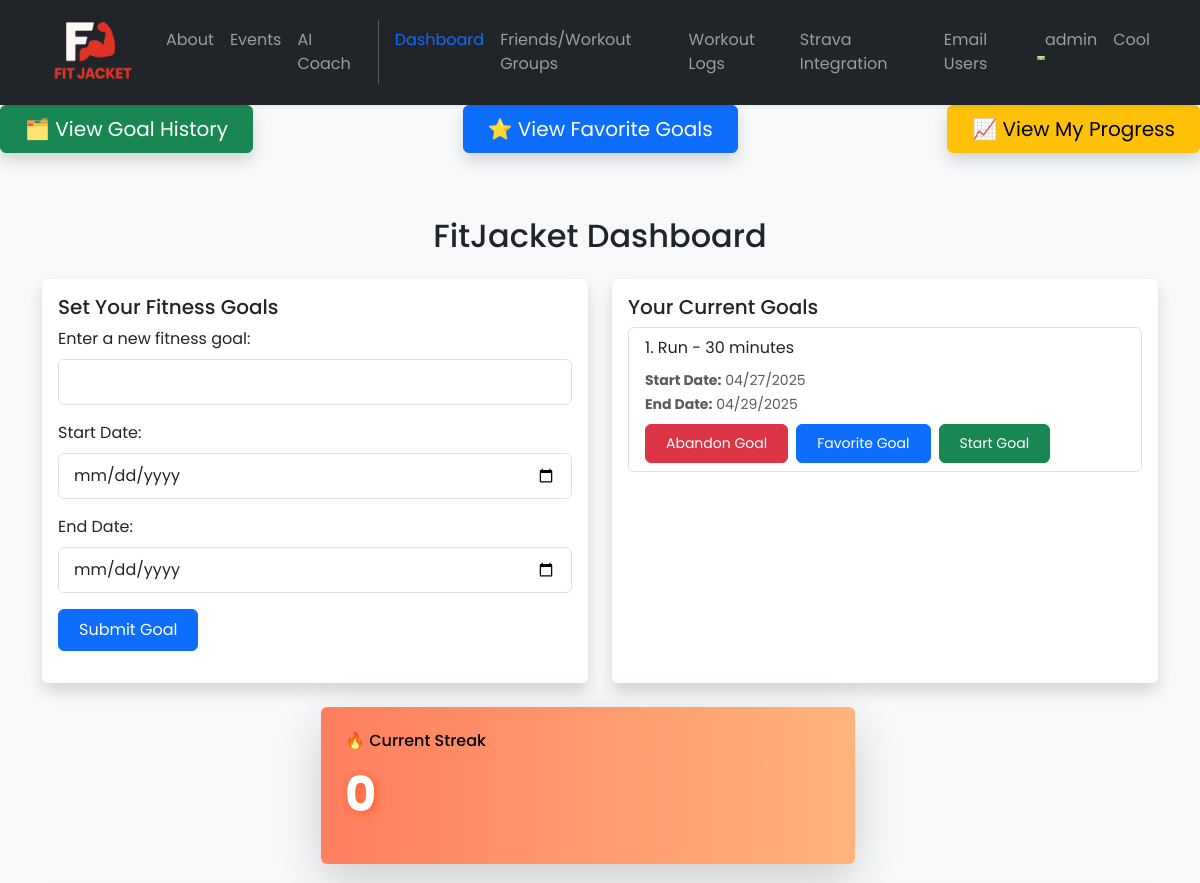
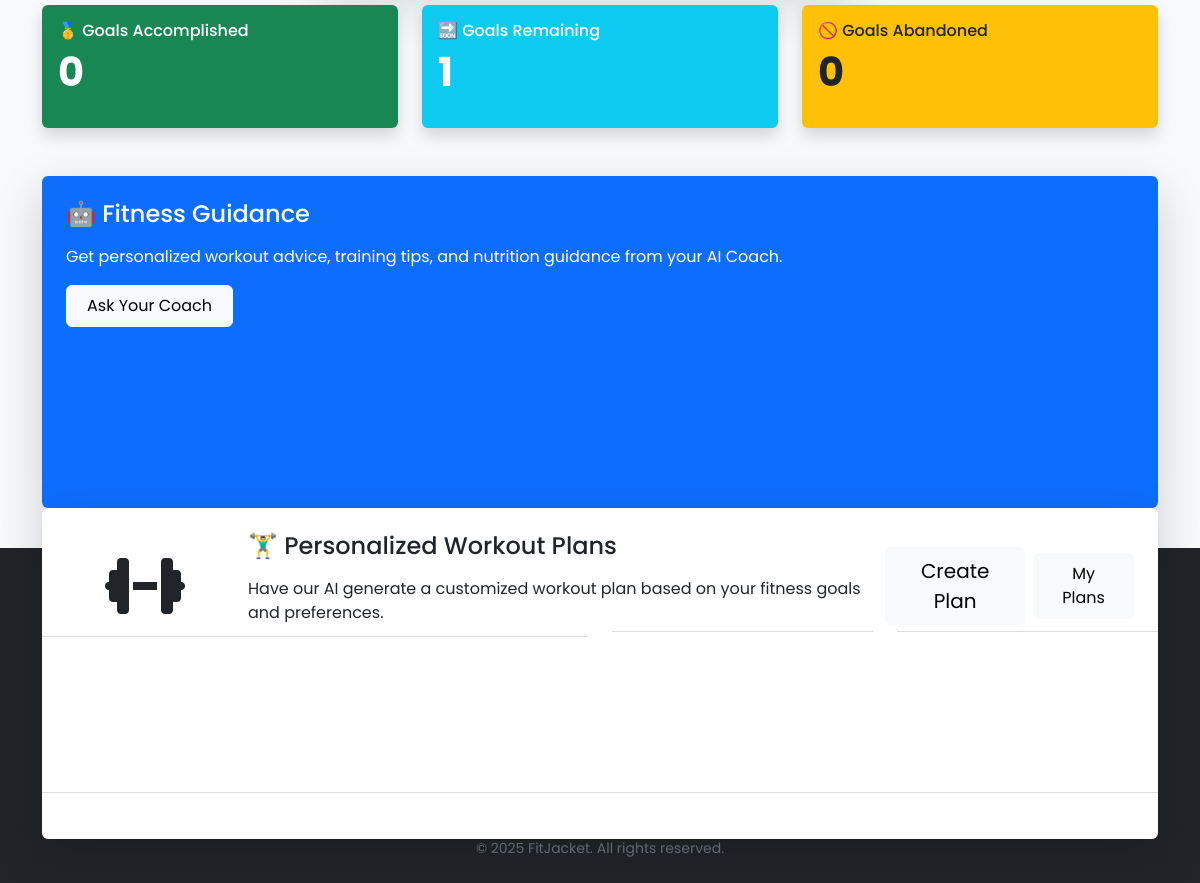
The page /dashboard/ (signed in) on the database its author committed (2 pictures, top to bottom).
### friends/models.py (models this page shows)
class WorkoutGroup(models.Model):
    name = models.CharField(max_length=255)
    created_by = models.ForeignKey(User, on_delete=models.CASCADE, related_name='created_groups')
    created_at = models.DateTimeField(auto_now_add=True)

### dashboard/models.py (models this page shows, shortened)
class Goal(models.Model):
    text = models.CharField(max_length=255)
    created_at = models.DateTimeField(auto_now_add=True)
    start_date = models.DateTimeField(null=True, blank=True, default=timezone.now)
    end_date = models.DateTimeField(null=True, blank=True, default=timezone.now)
    user = models.ForeignKey(User, on_delete=models.CASCADE, null=True)
    completed = models.BooleanField(default=False)
    abandoned = models.BooleanField(default=False)
    favorite = models.BooleanField(default=False)
    total_duration_seconds = models.IntegerField(default=0)
    calories_burnt_per_second = models.FloatField(default=0.0)
    progress = models.FloatField(default=0.0)
    @classmethod
    def expired_goals(cls, user):
        today = timezone.now().date()
        expired = cls.objects.filter(
            user=user,
            completed=False,
            abandoned=False,
            end_date__date__lt=today
        )
        amount_expired = expired.count()
        expired.update(abandoned=True)
        return amount_expired

### dashboard/views.py (the view, shortened to what this page needs)
# urls.py: path('dashboard/', include('dashboard.urls')),
@login_required
def dashboard(request):
    profile, created = Profile.objects.get_or_create(user=request.user)
    if (Goal.expired_goals(request.user) > 0):
        profile.current_streak = 0
        profile.save()
        return redirect('Dashboard')
    current_goals = Goal.objects.filter(user=request.user, completed=False, abandoned=False)
    completed_goals_count = Goal.objects.filter(user=request.user, completed=True).count()
    abandoned_goals_count = Goal.objects.filter(user=request.user, abandoned=True).count()
    remaining_goals_count = Goal.objects.filter(user=request.user, completed=False, abandoned=False).count()
    return render(request, 'dashboard/goals.html', {
        'user_inputs': current_goals,
        'completed_goals_count': completed_goals_count,
        'abandoned_goals_count': abandoned_goals_count,
        'remaining_goals_count': remaining_goals_count,
        'streak': profile.current_streak
    })

### accounts/context_processors.py (called while the page is built)
def admin_group(request):
    if request.user.is_authenticated:
        is_admin = request.user.groups.filter(name='admin').exists()
    else:
        is_admin = False
    return {'is_admin': is_admin}

### friends/context_processors.py (called while the page is built)
def user_groups(request):
    if request.user.is_authenticated:
        groups = WorkoutGroup.objects.filter(groupmember__user=request.user)
    else:
        groups = []
    return {'user_groups': groups}

### dashboard/templates/dashboard/goals.html (shortened to what this page needs)
{% extends 'base.html' %}
{% block content %}
{% load static %}
<div class="d-flex justify-content-between mb-4">
  <a href="{% url 'GoalHistory' %}" class="btn btn-success btn-lg px-4 shadow">
    🗂️ View Goal History
  </a>
  <a href="{% url 'FavoriteHistory' %}" class="btn btn-primary btn-lg px-4 shadow">
    ⭐ View Favorite Goals
  </a>
  <a href="{% url 'progress' %}" class="btn btn-warning btn-lg px-4 shadow">
    📈 View My Progress
  </a>
</div>
<footer class="py-3 w-100">
<div class="container py-4">
  <h2 class="mb-4 text-center">FitJacket Dashboard</h2>
  <div class="row g-4">
    <div class="col-md-6">
      <div class="card shadow h-100">
        <div class="card-body">
          <h5 class="card-title">Set Your Fitness Goals</h5>
          <form method="POST">
            <div class="mb-3">
              <label for="inputText" class="form-label">Enter a new fitness goal:</label>
              <input type="text" class="form-control" id="inputText" name="user_input_field" required>
            </div>
              <div class="mb-3">
                <label for="startDate" class="form-label">Start Date:</label>
                <input type="date" class="form-control" id="startDate" name="start_date" required>
              </div>
              <div class="mb-3">
                <label for="endDate" class="form-label">End Date:</label>
                <input type="date" class="form-control" id="endDate" name="end_date" required>
              </div>
            <button type="submit" name="submit_goal" class="btn btn-primary">Submit Goal</button>
          </form>
        </div>
      </div>
    </div>
    <div class="col-md-6">
      <div class="card shadow h-100">
        <div class="card-body">
          <h5 class="card-title">Your Current Goals</h5>
          {% if user_inputs %}
            <ol class="list-group list-group-numbered">
              {% for goal in user_inputs %}
              <li class="list-group-item">
                {{ goal.text }}
                <div class="mt-2 text-muted">
                  <small>
                    <strong>Start Date:</strong> {{ goal.start_date|date:"m/d/Y" }} <br>
                    <strong>End Date:</strong> {{ goal.end_date|date:"m/d/Y" }}
                  </small>
                </div>
                <div class="mt-2 d-flex gap-2">
                  <form method="POST">
                    <button type="submit" name="abandon_goal" class="btn btn-danger btn-sm">Abandon Goal</button>
                  </form>
                  <form method="POST">
                    <button type="submit" name="favorite_goal" class="btn btn-primary btn-sm">Favorite Goal</button>
                  </form>
                    <form method="GET" action="{% url 'start_goal' goal.id %}">
                    <button type="submit" class="btn btn-success btn-sm">Start Goal</button>
                    </form>
                </div>
              </li>
              {% endfor %}
            </ol>
          {% else %}
            <p class="text-muted">No goals remaining.</p>
          {% endif %}
        </div>
      </div>
    </div>
<div class="row mt-4">
  <div class="col-md-6 offset-md-3">
    <div class="card text-white shadow-lg h-100 p-4" style="background: linear-gradient(to right, #ff7e5f, #feb47b);">
      <h6 class="mb-3 text-black">🔥 Current Streak</h6>
      <p class="fw-bold display-4" style="font-size: 3rem; text-shadow: 2px 2px 10px rgba(255, 69, 0, 0.6);" id="streak-number">{{ streak }}</p>
    </div>
  </div>
</div>
<div class="col-md-4">
  <div class="card bg-success text-white shadow h-100 p-3">
    <h6 class="mb-2">🥇 Goals Accomplished</h6>
    <p class="fw-bold display-6">{{ completed_goals_count }}</p>
  </div>
</div>
<div class="col-md-4">
  <div class="card bg-info text-white shadow h-100 p-3">
    <h6 class="mb-2">🔜 Goals Remaining</h6>
    <p class="fw-bold display-6">{{ remaining_goals_count }}</p>
  </div>
</div>
<div class="col-md-4">
  <div class="card bg-warning text-dark shadow h-100 p-3">
    <h6 class="mb-2">🚫 Goals Abandoned</h6>
    <p class="fw-bold display-6">{{ abandoned_goals_count }}</p>
  </div>
</div>
<div class="col-md-12 mt-5">
  <div class="card bg-primary text-white shadow-lg h-100 p-4">
    <div class="row">
      <div class="col-md-9">
        <h4 class="mb-3">🤖 Fitness Guidance</h4>
        <p class="mb-3">Get personalized workout advice, training tips, and nutrition guidance from your AI Coach.</p>
        <a href="{% url 'ai_coach:home' %}" class="btn btn-light">Ask Your Coach</a>
      </div>
    </div>
  </div>
  <div class="card bg-gradient-primary shadow-lg h-100 p-4">
      <div class="row">
        <div class="col-md-2 d-flex align-items-center justify-content-center">
          <i class="fas fa-dumbbell fa-4x"></i>
        </div>
        <div class="col-md-7">
          <h4 class="mb-3">🏋️‍♂️ Personalized Workout Plans</h4>
          <p class="mb-3">Have our AI generate a customized workout plan based on your fitness goals and preferences.</p>
        </div>
        <div class="col-md-3 d-flex align-items-center justify-content-center">
          <a href="{% url 'generate_workout_plan' %}" class="btn btn-light btn-lg">Create Plan</a>
          <a href="{% url 'workout_plans' %}" class="btn btn-light ms-2">My Plans</a>
        </div>
      </div>
    </div>
</div>
</div>
</footer>
{% endblock content %}

### FitJacket/templates/base.html (shortened to what this page needs)
<!DOCTYPE html>
<html>
  {% load static %}
  <head>
    <link href="https://cdn.jsdelivr.net/npm/bootstrap@5.3.3/dist/css/bootstrap.min.css" rel="stylesheet">
    <link rel="stylesheet" href="https://cdnjs.cloudflare.com/ajax/libs/font-awesome/6.4.0/css/all.min.css">
    <link rel="stylesheet" type="text/css" href="{% static 'css/style.css' %}">
  </head>
  <body>
    <nav class="navbar navbar-dark bg-dark navbar-expand-lg sticky-top shadow-sm py-2m">
      <div class="container">
        <a class="navbar-brand" href="{% url 'home.index' %}">
          <img src="{% static 'img/fitjacketlogo.png' %}" style="height:100px; width:auto;" alt="logo" />
        </a>
        <div class="collapse navbar-collapse" id="navbarNavAltMarkup">
          <div class="navbar-nav ms-auto navbar-ml">
            <a class="nav-link {% if request.path == '/about/' %}active{% endif %}" href="{% url 'home.about' %}" aria-current="{% if request.path == '/about/' %}page{% endif %}">About</a>
            <a class="nav-link {% if request.path == '/events/' %}active{% endif %}" href="{% url 'events.about' %}" aria-current="{% if request.path == '/events/' %}page{% endif %}">Events</a>
            <a class="nav-link" href="{% url 'ai_coach:home' %}">AI Coach</a>
            {% if user.is_authenticated %}
              <a class="nav-link {% if request.path == '/dashboard/' %}active{% endif %}" href="{% url 'Dashboard' %}" aria-current="{% if request.path == '/dashboard/' %}page{% endif %}">Dashboard</a>
              <a class="nav-link" href="{% url 'friends:userList' %}">Friends/Workout Groups</a>
                <a class="nav-link" href="{% url 'workout_logs' %}">Workout Logs</a>
              <a class="nav-link" href="{% url 'strava.import' %}">Strava Integration</a>
              {% if is_admin %}
                <a class="nav-link" href="{% url 'administratorPanel.emailUsers' %}">Email Users</a>
              {% endif %}
              <li class="nav-item dropdown">
                <a class="nav-link dropdown-toggle" href="#" role="button" data-bs-toggle="dropdown">
                   {{ user.username }}
                </a>
              </li>
            {% else %}
              <a class="nav-link" href="{% url 'accounts.login' %}">Login</a>
              <a class="nav-link" href="{% url 'accounts.signup' %}">Sign Up</a>
              <a class="nav-link" href="{% url 'accounts.resetPassword' %}">Reset Password</a>
            {% endif %}
            {% if user_groups %}
              {% for group in user_groups %}
                <a class="nav-link" href="{% url 'friends:groupDetail' group.id %}">{{ group.name }}</a>
              {% endfor %}
            {% endif %}
          </div>
        </div>
      </div>
    </nav>
    <div class="main-content" style="height: 80vh;">
      {% block content %}
      {% endblock content %}
    </div>
    <footer class="bg-dark text-white pt-5 pb-4 mt-auto">
      <div class="container">
        <div class="row g-4">
          <div class="col-md-6">
            <h5 class="fw-bold">FitJacket</h5>
            <hr class="border-secondary">
            <p>FitJacket is your one-stop platform for building healthier habits, working out with friends, and achieving your fitness goals with fun and accountability.</p>
          </div>
          <div class="col-md-3">
            <h6 class="fw-bold">Quick Links</h6>
            <hr class="border-secondary">
            <ul class="list-unstyled">
              <li><a href="{% url 'home.about' %}" class="text-white text-decoration-none">About</a></li>
              <li><a href="{% url 'events.about' %}" class="text-white text-decoration-none">Events</a></li>
            </ul>
          </div>
          <div class="col-md-3">
            <h6 class="fw-bold">Contact</h6>
            <hr class="border-secondary">
            <p>Atlanta, GA</p>
            <p>fitjacket.ian2@gmail.com</p>
            <p>800-888-0000</p>
          </div>
        </div>
        <hr class="border-secondary my-4">
        <div class="text-center small" style="color: #6c757d;">
          Designed by Leland Green, Shailen Amin, Fardin Ahmed, Vansh Nishchal & Payton Silverman<br>
          © 2025 FitJacket. All rights reserved.
        </div>
      </div>
    </footer>
  </body>
</html>

### FitJacket/static/css/style.css (style rules this page uses)
body { font-family: 'Poppins', sans-serif; background-color: #f8f9fa; min-height: 100vh; display: flex; flex-direction: column; }
.main-content { flex: 1; }
.navbar { box-shadow: 0 2px 4px rgba(0,0,0,0.1); min-height: 60px; align-items: center; }
nav.navbar { padding-top: 0.15rem; padding-bottom: 0.15rem; }
.navbar-brand { position: relative; overflow: visible; padding-top: 0; padding-bottom: 0; }
.navbar-brand img { height: 100px !important; width: auto !important; transition: transform 0.2s; }
.nav-link { position: relative; transition: color 0.3s; }
.nav-link:after { content: ''; position: absolute; width: 0; height: 2px; bottom: 0; left: 0; background-color: #6ab43e; transition: width 0.3s; }
.card { transition: transform 0.2s, box-shadow 0.2s; border: none; box-shadow: 0 2px 15px rgba(0,0,0,0.1); }
.btn { padding: 8px 20px; border-radius: 6px; transition: all 0.3s; }
.btn-danger { background-color: #dc3545; }
.form-control { border-radius: 6px; border: 1px solid #dee2e6; padding: 10px 15px; transition: border-color 0.3s, box-shadow 0.3s; }

### FitJacket/templates/base.html (style rules this page uses)
.navbar-nav .nav-link:hover, .navbar-nav .nav-link.active { color: #0d6efd !important; }

### rows shown on the page
WorkoutGroup: name "Cool"
Goal: text "Run - 30 minutes", start_date "04/27/2025", end_date "04/29/2025"

### other values the page prints
{{ user.username }} "admin"
{{ streak }} "0"
{{ completed_goals_count }} "0"
{{ remaining_goals_count }} "1"
{{ abandoned_goals_count }} "0"
